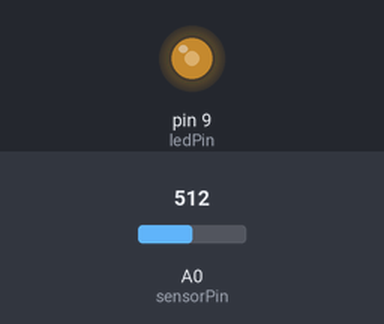
Recording of a sketch running on a simulated Arduino Uno, built with avr-gcc and run on an emulated ATmega328P. Shown: output pins drawn as LEDs (lit = HIGH). The inputs (shaded band) are chosen by the test bench; at power-on: A0 (sensorPin) = 512.

Above: at 1.2 s.
1.3 s: A0 (sensorPin) set to 716
At 2.5 s:
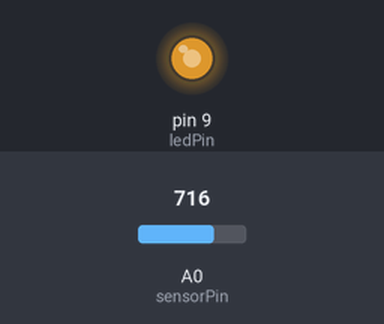
2.8 s: A0 (sensorPin) set to 900
At 3.6 s:
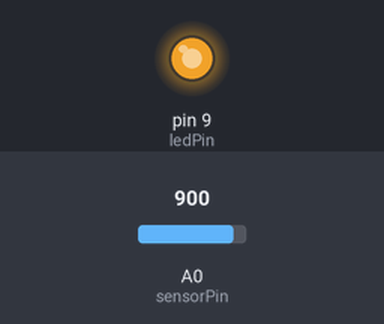
4.3 s: A0 (sensorPin) set to 122
At 4.8 s:
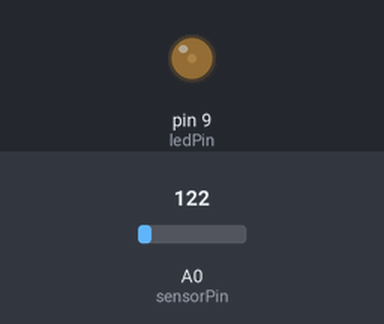
5.8 s: A0 (sensorPin) set to 0
At 7.0 s:
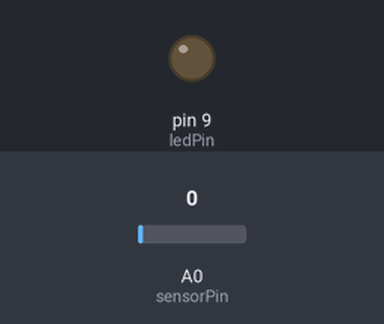
7.3 s: A0 (sensorPin) set to 511
At 8.3 s:
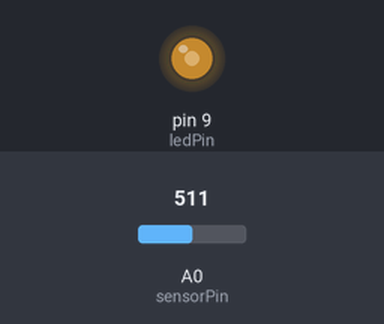
Timing chart, 0 to 9.8 s (numbered marks = the images above; inputs shaded):
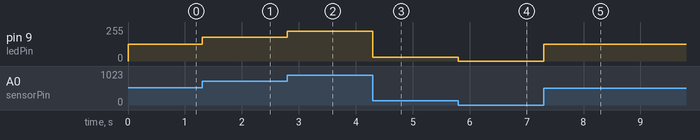

Measured:
- after the input at 1.3 s, pin 9 (ledPin): 127/255 → 178/255 at once
- after the input at 2.8 s, pin 9 (ledPin): 178/255 → 224/255 at once
- after the input at 4.3 s, pin 9 (ledPin): 224/255 → 30/255 at once
- after the input at 5.8 s, pin 9 (ledPin): 30/255 → 0/255 at once
- after the input at 7.3 s, pin 9 (ledPin): 0/255 → 127/255 at once

The sketch:

Circuit_02_fade.ino
```cpp
/*
SparkFun Inventor's Kit
Example sketch 02

POTENTIOMETER

  Measure the position of a potentiometer and use it to
  control the brightness of an LED. Turn the knob to change
  the LEDs intesity level

What's a potentiometer?

  A potentiometer, or "pot" for short, is a control knob.
  It's the same type of control you'd use to change volume,
  dim a lamp, etc. A potentiometer changes resistance as it
  is turned. By using it as a "voltage divider", the Arduino
  can sense the position of the knob, and use that value to
  control whatever you wish (like the blink rate of an LED,
  as we're doing here).

Hardware connections:

  Potentiometer:

    Potentiometers have three pins. When we're using it as a
    voltage divider, we connect the outside pins to power and
    ground. The middle pin will be the signal (a voltage which
    varies from 0 Volts to 5 Volts depending on the position of
    the knob).

    Connect the middle pin to ANALOG IN pin 0 on the Arduino.
    Connect one of the outside pins to 5V.
    Connect the other outside pin to GND.

    (TIP: if once your program is running, the knob feels
    "backwards", you can swap the 5V and GND pins to reverse
    the direction.)


This sketch was written by SparkFun Electronics,
with lots of help from the Arduino community.
This code is completely free for any use.
Visit http://learn.sparkfun.com/products/2 for SIK information.
Visit http://www.arduino.cc to learn about the Arduino.

Version 2.0 6/2012 MDG
*/


// Welcome back! In this sketch we'll start using "variables".

// A variable is a named number. We'll often use these to store
// numbers that change, such as measurements from the outside
// world, or to make a sketch easier to understand (sometimes a
// descriptive name makes more sense than looking at a number).

// Variables can be different "data types", which is the kind of
// number we're using (can it be negative? Have a decimal point?)
// We'll introduce more data types later, but for the moment we'll
// stick with good old "integers" (called "int" in your sketch).

// Integers are whole numbers (0, 3, 5643), can be negative, and
// for reasons we won't go into right now, can range from -32768
// to 32767. (Don't worry, if you need to work with larger numbers,
// there are other data types for that. See:
// http://arduino.cc/en/Reference/VariableDeclaration
// for a list of all the data types you can use).

// You must "declare" variables before you use them, so that the
// computer knows about them. Here we'll declare two integer
// variables, and at the same time, initialize them to specific
// values. We're doing this so that further down, we can refer to
// the pins by name rather than number.

// Note that variable names are case-sensitive! If you get an
// "(variable) was not declared in this scope" error, double-check
// that you typed the name correctly.

// Here we're creating a variable called "sensorPin" of type "int"
// and initializing it to have the value "0":

int sensorPin = 0;    // The potentiometer is connected to
                      // analog pin 0

int ledPin = 9;      // The LED is connected to digital pin 9

// One more thing. If you declare variables outside of a function,
// as we have here, they are called "global variables" and can be
// seen by all the functions. If you declare variables within a
// function, they can only be seen within that function. It's good
// practice to "limit the scope" of a variable whenever possible,
// but as we're getting started, global variables are just fine.


void setup() // this function runs once when the sketch starts up
{
  // We'll be using pin 9 to light a LED, so we must configure it
  // as an output.

  // Because we already created a variable called ledPin, and
  // set it equal to 9, we can use "ledPin" in place of "9".
  // This makes the sketch easier to follow.

  pinMode(ledPin, OUTPUT);

  // The above line is the same as "pinMode(9, OUTPUT);"

  // You might be wondering why we're not also configuring
  // sensorPin as an input. The reason is that this is an
  // "analog in" pin. These pins have the special ability to
  // read varying voltages from sensors like the potentiometer.
  // Since they're always used as inputs, there is no need to
  // specifically configure them.
}


void loop() // this function runs repeatedly after setup() finishes
{
  // First we'll declare another integer variable
  // to store the value of the potentiometer:

  int sensorValue;
  int value;

  // The potentiometer is set up as a voltage divider, so that
  // when you turn it, the voltage on the center pin will vary
  // from 0V to 5V. We've connected the center pin on the
  // potentiometer to the Arduino's analog input 0.

  // The Arduino can read external voltages on the analog input
  // pins using a built-in function called analogRead(). This
  // function takes one input value, the analog pin we're using
  // (sensorPin, which we earlier set to 0). It returns an integer
  // number that ranges from 0 (0 Volts) to 1023 (5 Volts).
  // We're sticking this value into the sensorValue variable:

  sensorValue = analogRead(sensorPin);

  // Now we'll blink the LED like in the first example, but we'll
  // use the sensorValue variable to change the blink speed
  // (the smaller the number, the faster it will blink).

  // Note that we're using the ledPin variable here as well:


  value = map(sensorValue, 0, 1024, 0, 255);
  analogWrite(ledPin, value);


  // Remember that loop() repeats forever, so we'll do all this
  // again and again.
}
```
